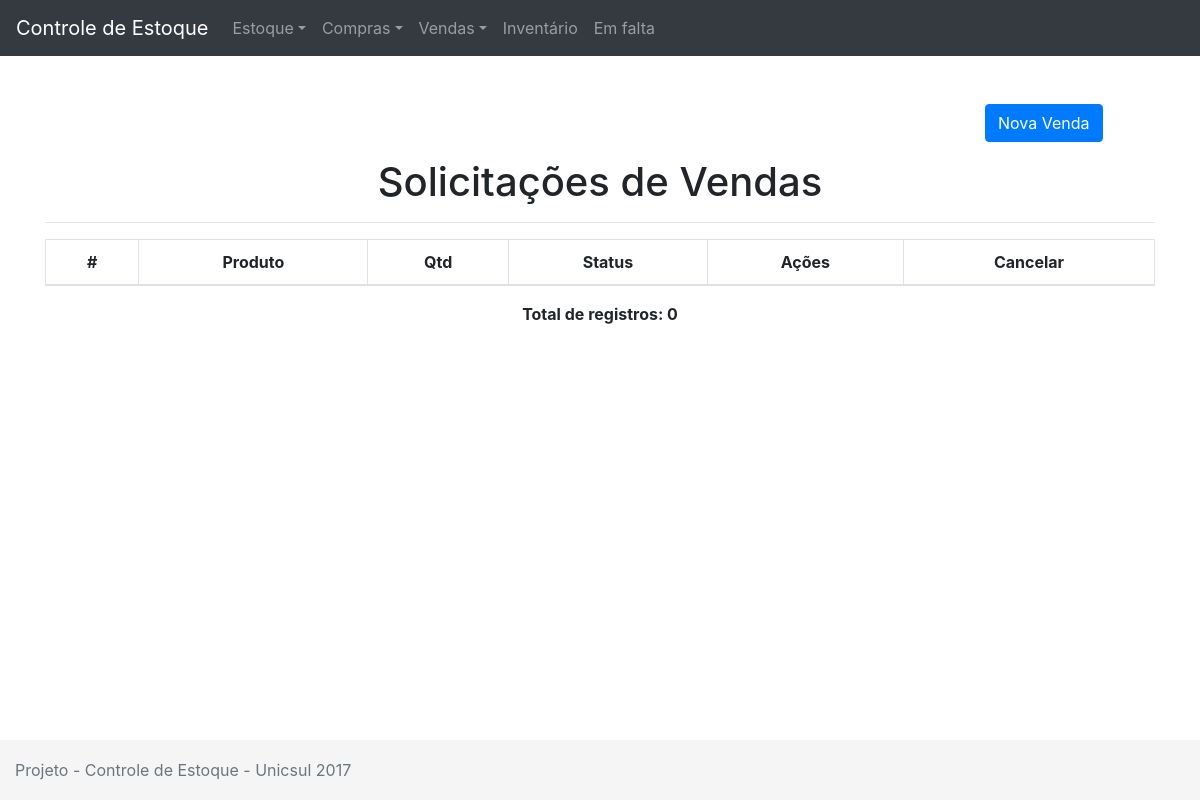
Page /index.php/vendas on the earlier database version.
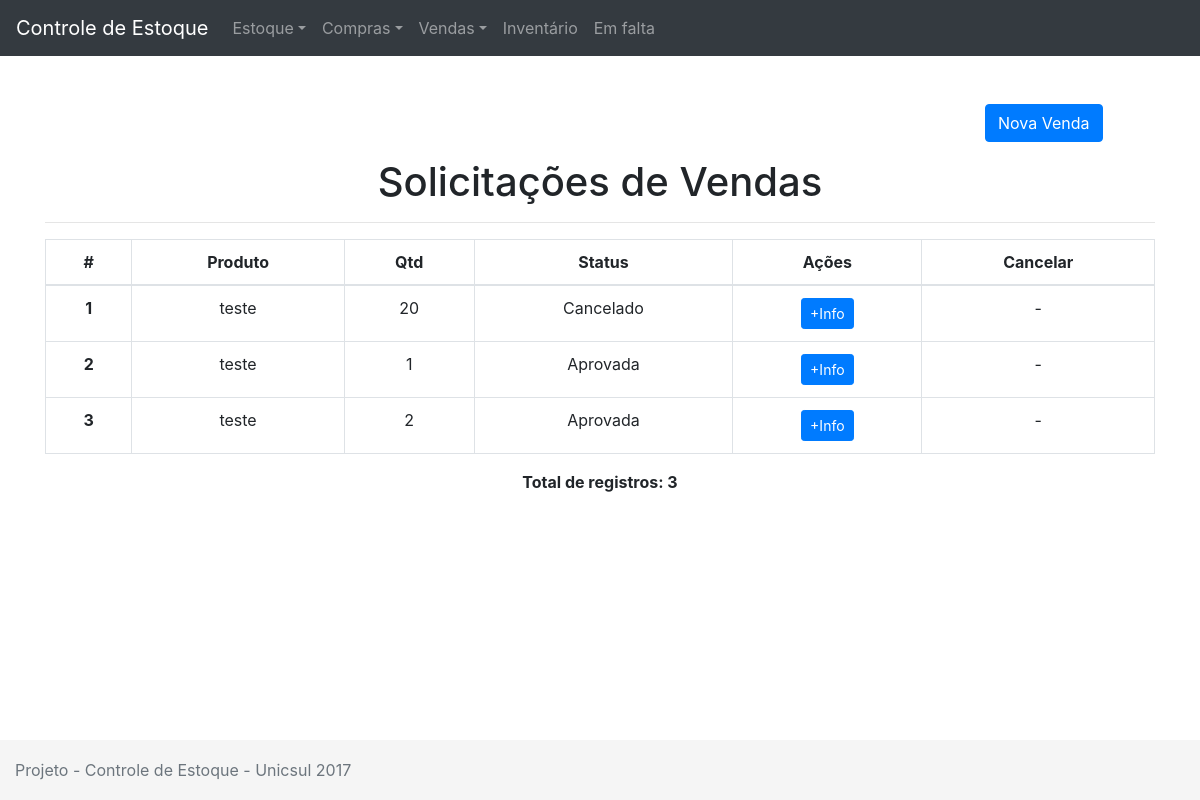
Same page on the later database version.
### tables this page shows
CREATE TABLE `vendas` (
  `id` int(11) NOT NULL,
  `id_produto` int(11) NOT NULL,
  `qtd` int(11) NOT NULL,
  `status` int(11) NOT NULL DEFAULT '1',
  `datasolicitacao` date NOT NULL,
  `dataaprovada` date DEFAULT NULL
);

CREATE TABLE `produtos` (
  `id` int(11) NOT NULL,
  `descricao` varchar(255) NOT NULL,
  `tipo` varchar(255) NOT NULL,
  `status` tinyint(1) NOT NULL,
  `preco` float NOT NULL,
  `qtd` int(11) NOT NULL,
  `acionamento` int(11) NOT NULL,
  `min` int(11) NOT NULL,
  `max` int(11) NOT NULL
);

### application/controllers/Vendas.php (called while the page is built, shortened)
<?php
class Vendas extends CI_Controller
{
	public function index()
	{
		$this->load->view('menu');
		$this->load->model('vendas_model', 'vendas');
		$dados['vendas'] = $this->vendas->getVendas();
		$this->load->model('produtos_model', 'produtos');
		$dados['produtos'] = $this->produtos->getProdutos();
		$this->load->view('listarvendas', $dados);
		$this->load->view('rodape');
	}
}

### index.php (called while the page is built, shortened)
<?php
require_once BASEPATH.'core/CodeIgniter.php';

### application/models/Vendas_model.php (called while the page is built, shortened)
<?php
class Vendas_model extends CI_Model
{
	public function getVendas()
	{
		$query = $this->db->get('vendas');
		return $query->result();
	}
}

### application/models/Produtos_model.php (called while the page is built, shortened)
<?php
class Produtos_model extends CI_Model
{
	public function getProdutos()
	{
		$query = $this->db->get('produtos');
		return $query->result();
	}
}

### application/views/listarvendas.php (the view, shortened to what this page needs)
<br>
<div class="container">
	<br>
	<p class="col-md-2 ml-md-auto">
		<a class="btn btn-primary" data-toggle="collapse" href="#testeCollapse" aria-expanded="false" aria-controls="testeCollapse">Nova Venda</a>
	</p>
	<h1 class="text-center">Solicitações de Vendas</h1>
	<hr>
	<table class="table table-bordered">
		<thead class="table-inverse">
			<tr>
				<td class='text-center' scope="row"><b>#</b></td>
				<td class='text-center'><b>Produto</b></td>
				<td class='text-center'><b>Qtd</b></td>
				<td class='text-center'><b>Status</b></td>
				<td class='text-center'><b>Ações</b></td>
				<td class='text-center'><b>Cancelar</b></td>
			</tr>
		</thead>
		<tbody>
			<?php
			$contador = 0;
			foreach ($vendas as $venda): ?>
			<tr>
				<th class='text-center' scope="row"><?=$venda->id;?></td>
				<?php foreach ($produtos as $produto):
					if($produto->id == $venda->id_produto){
				?>
						<td class='text-center'><?=$produto->descricao;?></td>
				<?php
						break;
					}
				endforeach;?>
				<td class='text-center'><?=$venda->qtd;?></td>
				<td class='text-center'>
				<?php
					if($venda->status == 0)
					{
						echo "Cancelado";
					} else if($venda->status == 1)
					{
						echo "Aguardando Aprovação";
					} else if ($venda->status == 2)
					{
						echo "Aprovada";
					}
				?>
				</td>
				<td class='text-center'>
					<a href="<?=base_url('vendas/info/' . $venda->id)?>" class="btn btn-sm btn-primary">+Info</a>
				</td>
				<td class='text-center'>
					<?php if($venda->status != 2 && $venda->status != 0) { ?>
						<a href="<?=base_url('vendas/cancelar/' . $venda->id)?>" class="btn btn-sm btn-danger"><i class="fa fa-times" aria-hidden="true"></i></a>
					<?php } else {
							echo "-";
						} ?>
				</td>
			</tr>
			<?php $contador++; endforeach;?>
		</tbody>
	</table>
	<p class="text-center"><b>Total de registros: <?=$contador;?></b></p>
</div>

Differences in the rows shown:
added vendas: id "1", qtd "20", status "Cancelado"
added produtos: descricao "teste"
added vendas: id "2", qtd "1", status "Aprovada"
added vendas: id "3", qtd "2", status "Aprovada"
Other differences:
$contador: "0" → "3"
